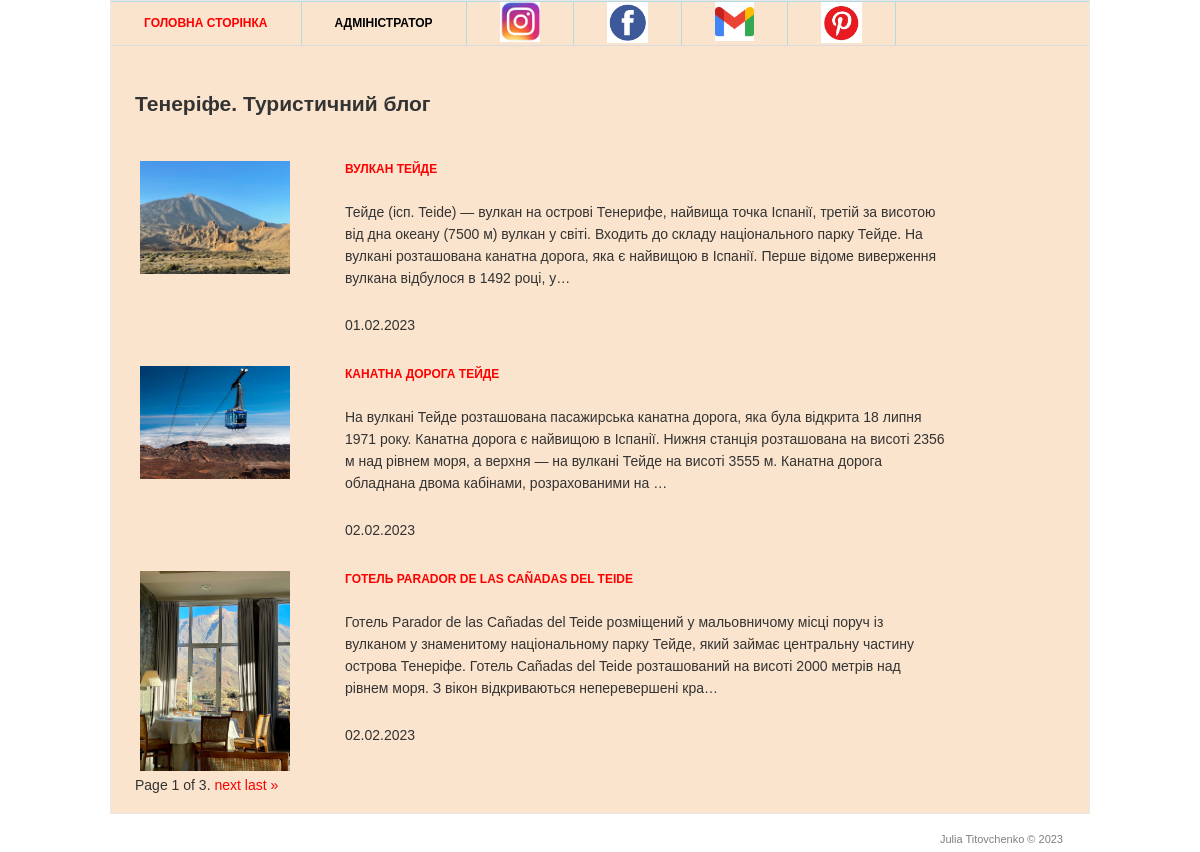
The page / on the database its author committed.
### blog/models.py (models this page shows, shortened)
class Post(models.Model):
    title = models.CharField('Заголовок', max_length=100)
    description = models.TextField('Текст допису')
    author = models.CharField('Автор', max_length=50)
    date = models.DateField('Дата публікації')
    image = models.ImageField('Зображення', upload_to='image/%Y')
    class Meta:
        verbose_name = 'Post'

### blog/views.py (the view)
# urls.py: path('', views.PostView.as_view(), name='post_list'),
class PostView(View):
    def get(self, request):
        posts = Post.objects.all()
        paginator = Paginator(posts, 3)
        page_number = request.GET.get('page')
        page_obj = paginator.get_page(page_number)
        return render(request, 'blog/blog.html', {'post_list': posts, 'page_obj': page_obj, 'paginator': paginator})

### templates/blog/blog.html (shortened to what this page needs)
 {% load static %}
<html lang="ua">
<head>
	<link rel="stylesheet" href="{% static 'css/style.css' %}" type="text/css" media="all" />
</head>
<body>
<div class="shell">
	<div class="border">
		<div id="navigation">
			<ul>
			    <li><a href="/" class="active">Головна сторінка</a></li>
			    <li><a href="/admin">Адміністратор</a></li>
                <li><a href="https://www.instagram.com/julia.ttv/" target="_blank">
                    <img src="{% static 'img/instagram.jpg' %}" alt="instagram" width="40"></a></li>
                <li><a href="https://www.facebook.com/julia.titovchenko/" target="_blank">
                    <img src="{% static 'img/facebook.png' %}" alt="instagram" width="41"></a></li>
                <li><a href="mailto:julia.titovchenko@gmail.com" target="_blank">
                    <img src="{% static 'img/gmail.png' %}" alt="instagram" width="39"></a></li>
                <li><a href="https://pin.it/25XkhtB" target="_blank">
                    <img src="{% static 'img/pinterest.jpg' %}" alt="instagram" width="41"></a></li>
			</ul>
		</div>
		<div id="main">
			<div id="content" class="left">
				<div class="projects">
					<h2>Тенеріфе. Туристичний блог</h2>
                <br>
                <br>
					{% for post in page_obj %}
					<div class="item">
						<div class="image left">
							<img src="{{ post.image.url }}" alt="{{ post.title }}" width="150px"/>
						</div>
						<div class="text left">
                            <h4><a href="{{ post.id }}">{{ post.title }}</a></h4>
                            <br>
                            <p>{{ post.description|truncatechars:300 }}</p>
                            <br>
							<time>{{ post.date|date:'d.m.Y'}} </time>
                            <br>
						</div>
					</div>
					{% endfor %}
				</div>
			</div>
        <div class="pagination">
    <span class="step-links">
        <span class="current">
            Page {{ page_obj.number }} of {{ page_obj.paginator.num_pages }}.
        </span>
        {% if page_obj.has_next %}
            <a href="?page={{ page_obj.next_page_number }}">next</a>
            <a href="?page={{ page_obj.paginator.num_pages }}">last &raquo;</a>
        {% endif %}
    </span>
        </div>
		</div>
	</div>
	<div id="footer">
		<p class="copy right">Julia Titovchenko &copy; 2023 </p>
	</div>
</div>
</body>
</html>

### static/css/style.css (style rules this page uses)
* { margin: 0; padding: 0; outline:0; }
body { font-size: 14px; line-height: 22px; font-family: Georgia, Arial, Helvetica, Sans-Serif; color: #333; }
a { color: #ff0000; text-decoration: none; cursor:pointer; }
a img { border: 0; }
.left, .alignleft { float: left; display: inline; }
.right, .alignright { float: right; display: inline; }
.shell { width: 980px; margin: 0 auto; }
.border { border: 1px solid #e8e8e8; background: #fae4cd; position: relative; }
#navigation { height: 43px; border-top: 1px solid #b3dbe3; border-bottom: 1px solid #dbdbdb; }
#navigation ul { list-style: none; }
#navigation ul li { float: left; height: 43px; border-right: 1px solid #b3dbe3; font-size: 12px; line-height: 43px; font-weight: bold; text-transform: uppercase; }
#navigation ul li a { float: left; height: 43px; color: #000; padding: 0 33px; }
#navigation ul li a:hover, #navigation ul li a.active { color: #ff0000; text-decoration: none; }
#main { width: 932px; padding: 37px 24px 17px 24px; }
#content { width: 905px; }
.projects { padding: 10px 0 0 0; }
.projects .item { margin: 0 0 28px 0; }
.projects .image { width: 183px; height: 111px; border: 0px solid #ffffff; padding: 2px; margin: 0 20px 0 3px; }
.projects .text { width: 600px; }
.projects .text h4 { font-size: 12px; line-height: 15px; color: #333; text-transform: uppercase; padding: 3px 0 2px 0; }
.projects .text p { padding: 0 0 3px 0; }
#footer { font-family: Arial, sans-serif; font-size: 11px; line-height: 14px; color: #7f7f7f; padding: 18px 27px 20px 38px; }

### rows shown on the page
Post: image (picture), title "ВУЛКАН ТЕЙДЕ", description "Тейде (ісп. Teide) — вулкан на острові Тенерифе, найвища точка Іспанії, третій за висотою від дна океану (7500 м) вулкан у світі. Входить до складу національного парку Тейде. На вулкані розташована канатна дорога, яка є найвищою в Іспанії. Перше відоме виверження вулкана відбулося в 1492 році, у…", date "01.02.2023"
Post: image (picture), title "КАНАТНА ДОРОГА ТЕЙДЕ", description "На вулкані Тейде розташована пасажирська канатна дорога, яка була відкрита 18 липня 1971 року. Канатна дорога є найвищою в Іспанії. Нижня станція розташована на висоті 2356 м над рівнем моря, а верхня — на вулкані Тейде на висоті 3555 м. Канатна дорога обладнана двома кабінами, розрахованими на …", date "02.02.2023"
Post: image (picture), title "ГОТЕЛЬ PARADOR DE LAS CAÑADAS DEL TEIDE", description "Готель Parador de las Cañadas del Teide розміщений у мальовничому місці поруч із вулканом у знаменитому національному парку Тейде, який займає центральну частину острова Тенеріфе. Готель Cañadas del Teide розташований на висоті 2000 метрів над рівнем моря. З вікон відкриваються неперевершені кра…", date "02.02.2023"

### other values the page prints
{{ page_obj.number }} "1"
{{ page_obj.paginator.num_pages }} "3"
